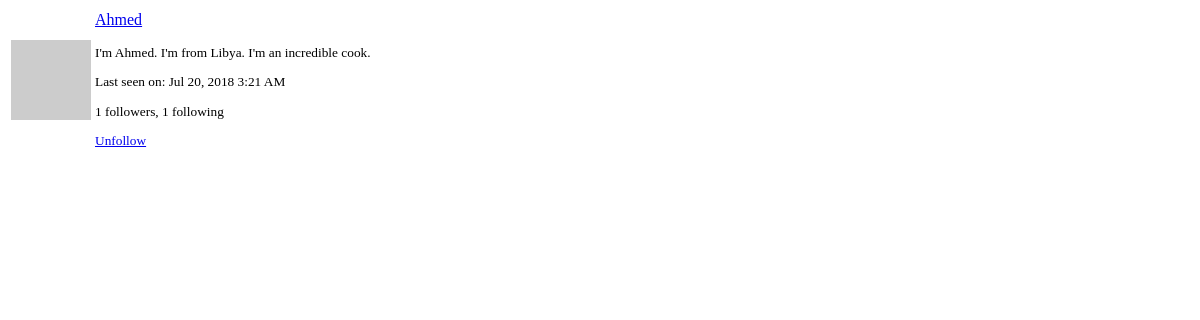
The page /user/ahmed/popup (signed in) on the database as committed earlier.
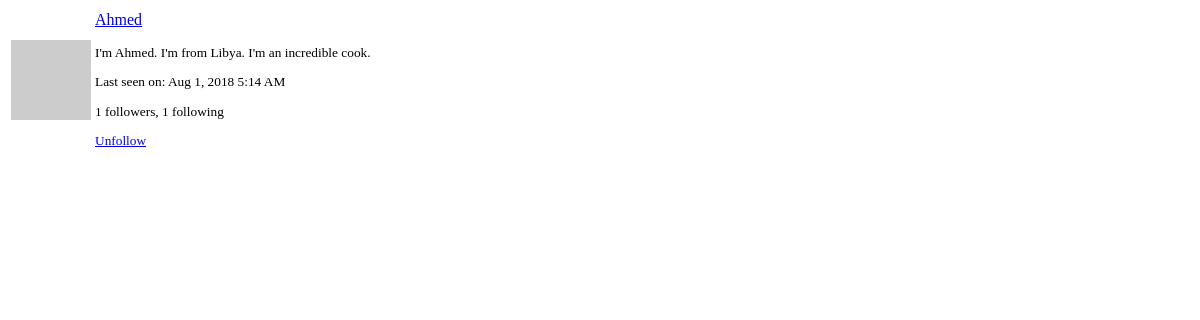
The same page on the database as committed later.
### app/models.py (models this page shows, shortened)
class User(UserMixin, db.Model):
    id = db.Column(db.Integer, primary_key=True)
    username = db.Column(db.String(64), index=True, unique=True)
    email = db.Column(db.String(120), index=True, unique=True)
    password_hash = db.Column(db.String(128))
    posts = db.relationship('Post', backref='author', lazy='dynamic')
    def avatar(self, size):
        digest = md5(self.email.lower().encode('utf-8')).hexdigest()
        return 'https://www.gravatar.com/avatar/{}?d=identicon&s={}'.format(digest, size)
    about_me = db.Column(db.String(140))
    last_seen = db.Column(db.DateTime, default=datetime.utcnow)
    followed = db.relationship(
        'User', secondary=followers,
        primaryjoin=(followers.c.follower_id == id),
        secondaryjoin=(followers.c.followed_id == id),
        backref=db.backref('followers', lazy='dynamic'), lazy='dynamic')
    def is_following(self, user):
        return self.followed.filter(followers.c.followed_id == user.id).count() > 0

### app/main/routes.py (the view)
@bp.route('/user/<username>/popup')
@login_required
def user_popup(username):
    user = User.query.filter_by(username=username).first_or_404()
    return render_template('user_popup.html', user=user)

### app/main/routes.py (called while the page is built)
@bp.before_app_request
def before_request():
    if current_user.is_authenticated:
        current_user.last_seen = datetime.utcnow()
        db.session.commit()
        g.search_form = SearchForm()
    g.locale = str(get_locale())

### app/models.py (called while the page is built)
@login.user_loader
def load_user(id):
    return User.query.get(int(id))

    @classmethod
    def before_commit(cls, session):
        session._changes = {
            'add': list(session.new),
            'update': list(session.dirty),
            'delete': list(session.deleted)
        }

    @classmethod
    def after_commit(cls, session):
        for obj in session._changes['add']:
            if isinstance(obj, SearchableMixin):
                add_to_index(obj.__tablename__, obj)
        for obj in session._changes['update']:
            if isinstance(obj, SearchableMixin):
                add_to_index(obj.__tablename__, obj)
        for obj in session._changes['delete']:
            if isinstance(obj, SearchableMixin):
                remove_from_index(obj.__tablename__, obj)
        session._changes = None

### app/templates/user_popup.html
<table class="table">
    <tr>
        <td width="64" style="border: 0px;"><img src="{{ user.avatar(64) }}"></td>
        <td style="border: 0px;">
            <p>
                <a href="{{ url_for('main.user', username=user.username) }}">
                    {{ user.username.capitalize() }}
                </a>
            </p>
            <small>
                {% if user.about_me %}<p>{{ user.about_me }}</p>{% endif %}
                {% if user.last_seen %}
                <p>{{ _('Last seen on') }}:
                            {{ moment(user.last_seen).format('lll') }}</p>
                {% endif %}
                <p>{{ _('%(count)d followers', count=user.followers.count()) }},
                    {{ _('%(count)d following', count=user.followed.count()) }}</p>
                {% if user != current_user %}
                    {% if not current_user.is_following(user) %}
                    <a href="{{ url_for('main.follow', username=user.username) }}">
                        {{ _('Follow') }}
                    </a>
                    {% else %}
                    <a href="{{ url_for('main.unfollow', username=user.username) }}">
                        {{ _('Unfollow') }}
                    </a>
                    {% endif %}
                {% endif %}
            </small>
        </td>
    </tr>
</table>

Rows that differ between the two databases and show on the page:
changed User "Ahmed": last_seen "Jul 20, 2018 3:21 AM" → "Aug 1, 2018 5:14 AM"
